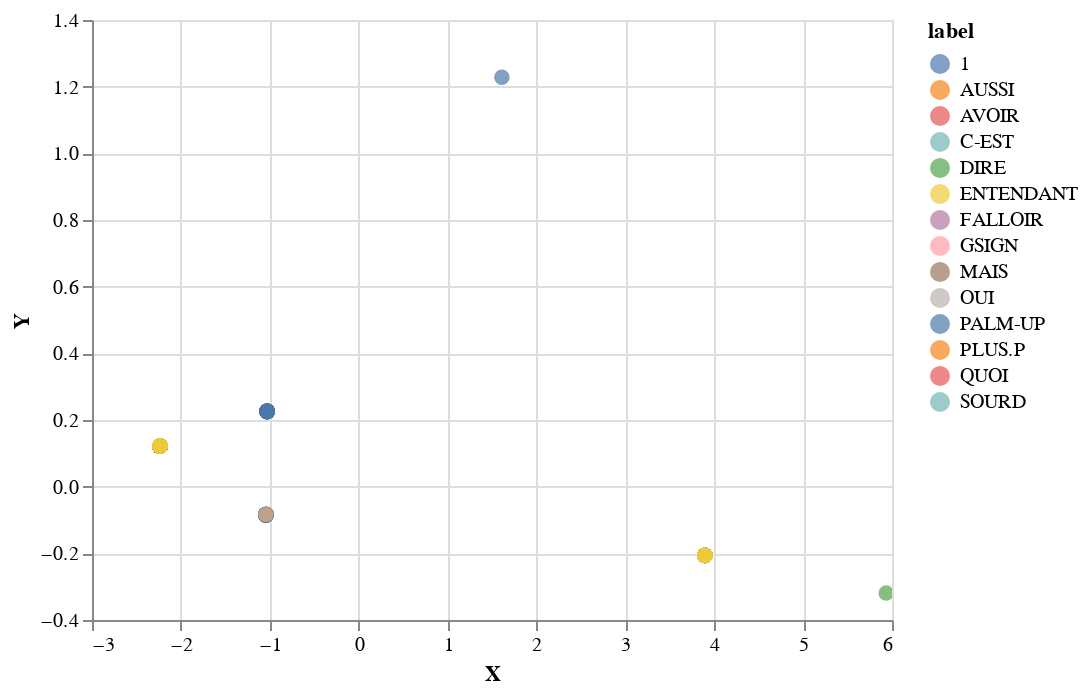

The notebook cell saved with this chart:
### Code cell
# standalone graph

preds_reduced = TSNE(n_components=2, perplexity = 80).fit_transform(preds)


plot_df = pd.DataFrame({'X':preds_reduced[:,0],'Y':preds_reduced[:,1], 'label': label})

plot_df = plot_df[plot_df["label"] != 'LS']
plot_df["count"] = plot_df.apply(lambda row: len(plot_df[plot_df["label"] == row["label"]]), axis=1)
plot_df = plot_df[plot_df["count"] > 45]

chart = alt.Chart(plot_df).mark_circle(size=60).encode(
    x='X',
    y='Y',
    color='label').interactive()
    
display(chart)

### Figure 1 — Vega-Lite specification as saved in the notebook (floating-point values rounded to 4 significant figures; data arrays with more than 128 entries replaced by an {"elided": "..."} marker saying what was removed)
{"$schema": "https://vega.github.io/schema/vega-lite/v2.6.0.json", "config": {"view": {"height": 300, "width": 400}}, "data": {"name": "data-16267a9cc793080286aea4e0d1a01ac6"}, "datasets": {"data-16267a9cc793080286aea4e0d1a01ac6": {"elided": "1298 records"}}, "encoding": {"color": {"field": "label", "type": "nominal"}, "x": {"field": "X", "type": "quantitative"}, "y": {"field": "Y", "type": "quantitative"}}, "mark": {"size": 60, "type": "circle"}, "selection": {"selector007": {"bind": "scales", "encodings": ["x", "y"], "mark": {"fill": "#333", "fillOpacity": 0.125, "stroke": "white"}, "on": "[mousedown, window:mouseup] > window:mousemove!", "resolve": "global", "translate": "[mousedown, window:mouseup] > window:mousemove!", "type": "interval", "zoom": "wheel!"}}}
